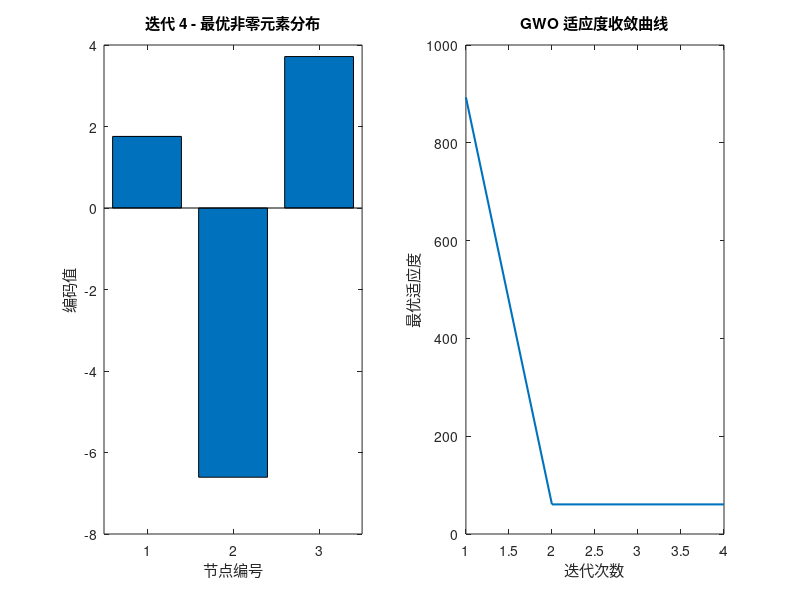
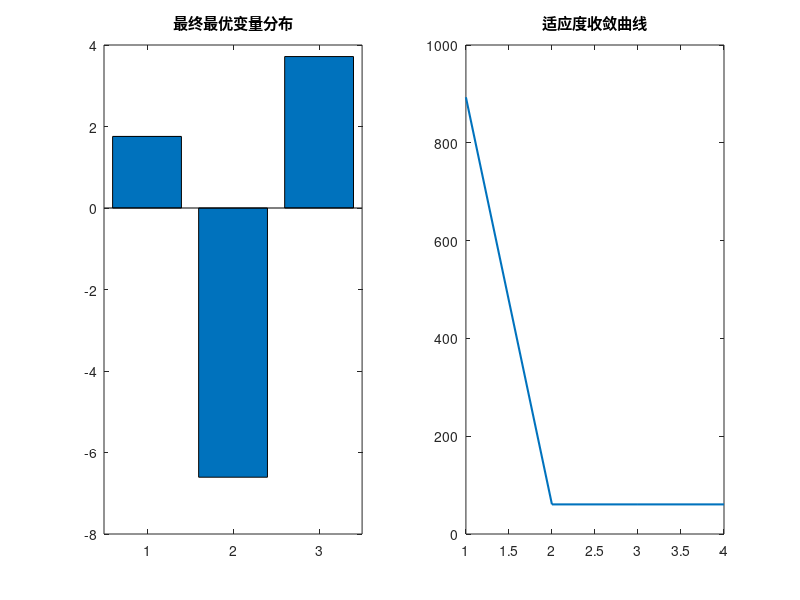

MATLAB code for these plots, in order:
%% 用灰狼优化算法替代 PSO-更改:加入了边界约束 (随机重置法)
%% 外层：组合位置搜索
%% 内层：down(x) 精确模型（不变）

function [Alpha_score, Alpha_pos, record] = RBGWO_test(~,~)

%% ================== 参数设置 ==================
N   = 10;          % 种群规模
d   = 3;          % 维度（IEEE33 节点）
Max_iter = 4;     % 最大迭代次数
limit = [-100, 100];   % 连续编码范围
%% ================== 初始化种群 ==================
x = limit(1) + (limit(2) - limit(1)) .* rand(N, d);
%% ================== Alpha / Beta / Delta 初始化 ==================
Alpha_pos   = zeros(1, d);
Alpha_score = inf;

Beta_pos    = zeros(1, d);
Beta_score  = inf;

Delta_pos   = zeros(1, d);
Delta_score = inf;

record = zeros(Max_iter, 1);

% w1 = 0.4; 
% w2 = 0.3; 
% w3 = 0.3; 
v = 3;      % 自由度 d表示维度
c = 0.5;     % 常数因子

tic
for iter = 1:Max_iter
    %% ---------- 适应度计算 ----------
    fx = sum(x.^2,2);
    % fx = sum(abs(x),2)+prod(abs(x),2);   % ⚠️ 核心：与PSO 完全一致
    % for i = 1:N
    %     fx(i,:) = max(abs(x(i,:)));
    % end
    %% ---------- 更新 Alpha / Beta / Delta ----------
    for i = 1:N
        if fx(i) < Alpha_score
            Delta_score = Beta_score;
            Delta_pos   = Beta_pos;    
            Beta_score  = Alpha_score;
            Beta_pos    = Alpha_pos;  
            Alpha_score = fx(i);
            Alpha_pos   = x(i,:);
        elseif fx(i) < Beta_score
            Delta_score = Beta_score;
            Delta_pos   = Beta_pos;
            Beta_score  = fx(i);
            Beta_pos    = x(i,:);    
        elseif fx(i) < Delta_score
            Delta_score = fx(i);
            Delta_pos   = x(i,:);
        end
    end

    a = 2 - iter * (2 / Max_iter);   % 收敛因子 a为从2到0线性递减的函数
    % a = 2 * (1 - iter/Max_iter)^2; % 非线性收敛因子,使得a能更快的降为1
    for i = 1:N
        % --- Alpha ---
        r1 = rand; r2 = rand; % 对应论文中将r1赋给C1 r2赋给C2
        A1 = 2*a*r1 - a; 
        C1 = 2*r2;
        D_alpha = abs(C1*Alpha_pos - x(i,:));
        X1 = Alpha_pos - A1*D_alpha;
        
        % --- Beta ---
        r1 = rand; r2 = rand;
        A2 = 2*a*r1 - a;
        C2 = 2*r2;
        D_beta = abs(C2*Beta_pos - x(i,:));
        X2 = Beta_pos - A2*D_beta;

        % --- Delta ---
        r1 = rand; r2 = rand;
        A3 = 2*a*r1 - a;
        C3 = 2*r2;
        D_delta = abs(C3*Delta_pos - x(i,:));
        X3 = Delta_pos - A3*D_delta;
            
        % --- 更新位置 ---
        x(i,:) = (X1 + X2 + X3) / 3;
    end

    %% ================== RBGWO ================== 
    % for i = 1:N
    %     z(i,:) = w1*X1 + w2*X2 + w3*X3;         % 公式(26-28) 
    %     fz(i,:) = sum(z(i,:).^2,2);
    %     if fz(i) < fx(i)
    %         x(i,:) = z(i,:);
    %     end
    % end

    for i = 1:N
        x_pie(i,:) = x(i,:) + a*trnd(v, 1, d);  % 公式(29)
    end
    fx_pie = sum(x_pie.^2,2);
    for i = 1:N
        if fx_pie(i)<fx(i)
            x(i,:) = x_pie(i,:);
        end
    end

    for i = 1:N
        tr1 = trnd(v, 1, d);
        tr2 = trnd(v, 1, d); 
        x_piepie(i,:) = x(i,:) + c * (tr1+tr2); % 公式(30)
    end
    fx_piepie = sum(x_piepie.^2,2);
    for i = 1:N
        if fx_piepie(i)<fx(i)
            x(i,:) = x_piepie(i,:);
        end
    end

    %% ---------- 边界约束 (随机重置法) ----------
    for i = 1:N
        mask_upper = x(i,:) > limit(2);
        mask_lower = x(i,:) < limit(1);
        if any(mask_upper) || any(mask_lower)
            % 越限位置重新随机初始化
            x(i, mask_upper | mask_lower) = limit(1) + (limit(2)-limit(1)) * rand;
        end
    end
    %% ---------- 边界约束 ----------
    % x(x > limit(2)) = limit(2);
    % x(x < limit(1)) = limit(1);

    %% ---------- 记录与可视化 ----------
    record(iter) = Alpha_score;
    figure(5)
    subplot(1,2,1);
    bar(Alpha_pos);
    title(['迭代 ', num2str(iter), ' - 最优非零元素分布']);
    xlabel('节点编号'); ylabel('编码值');

    subplot(1,2,2);
    plot(record(1:iter), 'LineWidth', 1.5);
    title('GWO 适应度收敛曲线');
    xlabel('迭代次数'); ylabel('最优适应度');

    pause(0.05);
end
toc
%% ================== 输出结果 ==================
disp(['最优目标值：', num2str(Alpha_score)]);
disp(['储能位置：', num2str(find(Alpha_pos ~= 0))]);
disp(['对应容量：', num2str(Alpha_pos(Alpha_pos ~= 0))]);

figure(6);
subplot(1,2,1);
bar(Alpha_pos);
title('最终最优变量分布');

subplot(1,2,2);
plot(record, 'LineWidth', 1.5);
title('适应度收敛曲线');

end
